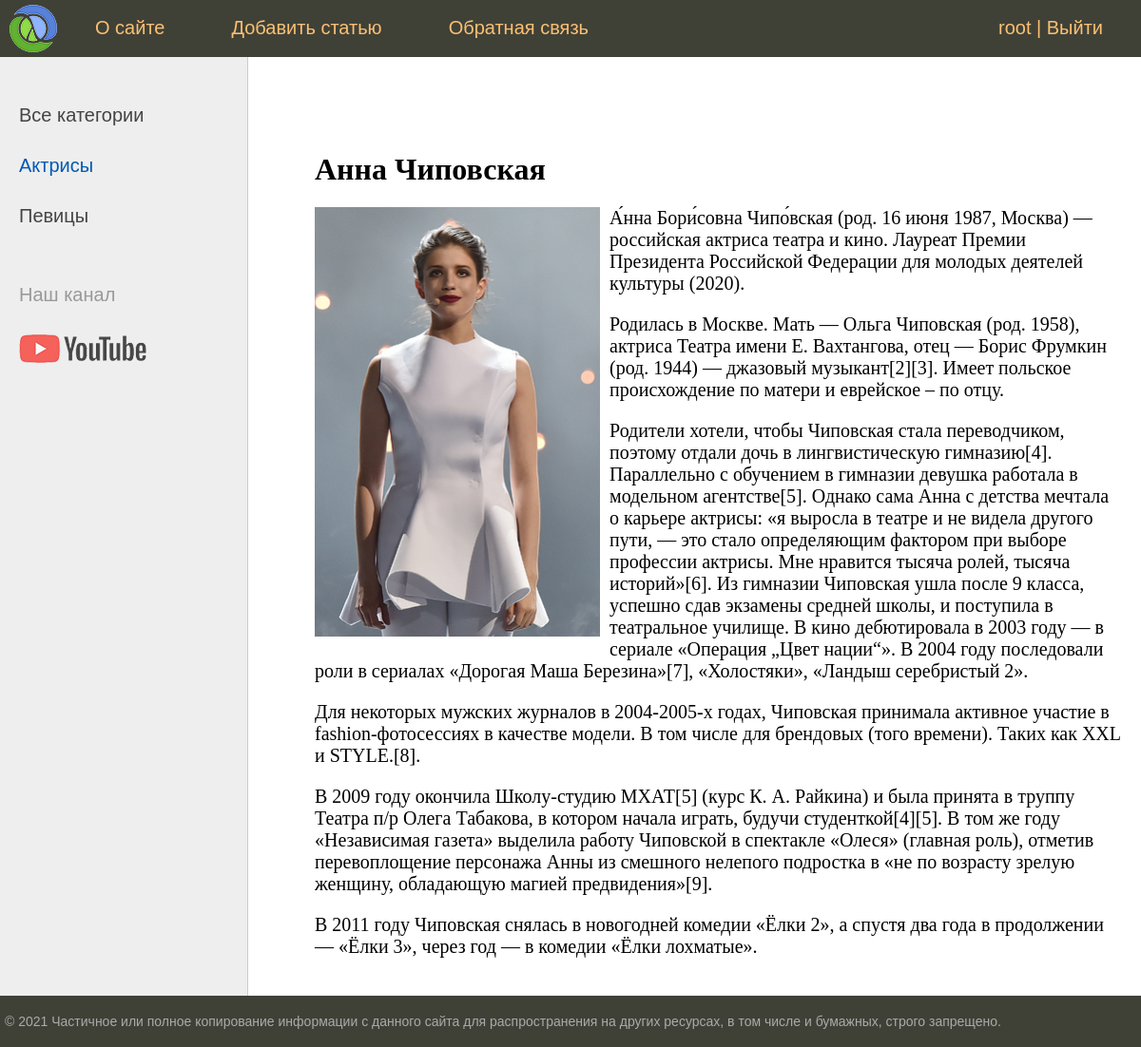
Page /post/anna-chipovskaya/ (signed in) on the committed database.
### women/models.py (models this page shows, shortened)
class Category(models.Model):
    name = models.CharField(max_length=100, db_index=True, verbose_name='Категория')
    slug = models.SlugField(max_length=255, unique=True, db_index=True, verbose_name='URL')
    def get_absolute_url(self):
        return reverse('category', kwargs={'cat_slug': self.slug})
    class Meta:
        verbose_name = 'Категория'
        verbose_name_plural = 'Категории'
        ordering = ['id']

class Women(models.Model):
    title = models.CharField(max_length=255, verbose_name='Заголовок')
    slug = models.SlugField(max_length=255, unique=True, db_index=True, verbose_name='URL')
    content = models.TextField(blank=True, verbose_name='Текст статьи')
    photo = models.ImageField(upload_to="photos/%Y/%m/%d/", verbose_name='Фото')
    time_create = models.DateTimeField(auto_now_add=True, verbose_name='Время создания')
    time_update = models.DateTimeField(auto_now=True, verbose_name='Время публикации')
    is_published = models.BooleanField(default=True, verbose_name='Публикация')
    cat = models.ForeignKey('Category', on_delete=models.PROTECT, verbose_name='Категория')
    def __str__(self):
        return self.title
    class Meta:
        verbose_name = 'Известные женщины'
        verbose_name_plural = 'Известные женщины'
        ordering = ['time_create', 'title']

### women/views.py (the view)
# urls.py: path('post/<slug:post_slug>/', ShowPost.as_view(), name='post'),
class ShowPost(DataMixin, DetailView):
    model = Women
    template_name = 'women/post.html'
    slug_url_kwarg = 'post_slug'
    context_object_name = 'post'
    def get_context_data(self, *, object_list=None, **kwargs):
        context = super().get_context_data(**kwargs)
        c_def = self.get_user_context(title=context['post'], cat_selected=context['post'].cat_id)
        return dict(list(context.items()) + list(c_def.items()))

### women/utils.py (called while the page is built)
    def get_user_context(self, **kwargs):
        context = kwargs
        cats = Category.objects.annotate(Count('women'))
        user_menu = menu.copy()
        if not self.request.user.is_authenticated:
            user_menu.pop(1)
        context['menu'] = user_menu
        context['cats'] = cats
        if 'cat_selected' not in context:
            context['cat_selected'] = 0
        return context

### women/templates/women/post.html
{% extends 'women/base.html' %}
{% block content %}
<h1>{{post.title}}</h1>
{% if post.photo %}
<p><img class="img-article-left" src="{{post.photo.url}}"></p>
{% endif %}
{{post.content|linebreaks}}
{% endblock %}

### women/templates/women/base.html (shortened to what this page needs)
{% load static %}
{% load women_tags %}
<!DOCTYPE html>
<html>
<head>
	<link type="text/css" href="{% static 'women/css/styles.css' %}" rel="stylesheet" />
</head>
<body>
<table class="table-page" border=0 cellpadding="0" cellspacing="0">
<tr><td valign=top>
{% block mainmenu %}
		<div class="header">
			<ul id="mainmenu" class="mainmenu">
			<li class="logo"><a href="{% url 'home' %}"><div class="logo"></div></a></li>
{% for m in menu %}
	<li><a href="{% url m.url_name %}">{{m.title}}</a></li>
{% endfor %}
				{% if request.user.is_authenticated %}
				<li class="last">{{ user.username }} | <a href="{% url 'logout' %}">Выйти</a></li>
				{% else %}
				<li class="last"><a href="{% url 'register' %}">Регистрация</a> | <a href="{% url 'login' %}">Войти</a> </li>
				{% endif %}
			</ul>
		</div>
{% endblock mainmenu %}
<table class="table-content" border=0 cellpadding="0" cellspacing="0">
<tr>
	{% load cache %}
	{% cache 60 sidebar %}
	<td valign="top" class="left-chapters">
	<ul id="leftchapters">
{% if cat_selected == 0 %}
		<li class="selected">Все категории</li>
{% else %}
		<li><a href="{% url 'home' %}">Все категории</a></li>
{% endif %}
		{% for c in cats %}
		{% if c.women__count > 0 %}
			{% if c.pk == cat_selected %}
				<li class="selected">{{c.name}}</li>
			{% else %}
				<li><a href="{{ c.get_absolute_url }}">{{ c.name }}</a></li>
			{% endif %}
		{% endif %}
		{% endfor %}
		{% endcache %}
		<li class="share">
		<p>Наш канал</p>
		<a class="share-yt" href="https://www.youtube.com/channel/UClJzWfGWuGJL2t-3dYKcHTA/playlists" target="_blank" rel="nofollow"></a>
		</li>
	</ul>
</td>
<td valign="top" class="content">
	<div class="content-text">
{% block content %}
{% endblock %}
	</div>
</td></tr></table>
</td></tr>
<tr><td valign=top>
	<div id="footer">
		<p>&copy; 2021 Частичное или полное копирование информации с данного сайта для распространения на других ресурсах, в том числе и бумажных, строго запрещено.</p>
	</div>
</td></tr></table>
</body>
</html>

### women/static/women/css/styles.css (style rules this page uses)
html, body { font-family: 'Arial'; margin: 0; padding: 0; height: 100%; width: 100%; color: #444; }
a { color: #0059b2; text-decoration: none; }
img { max-width: 600px; height: auto; }
img.img-article-left { max-width: 300px; height: auto; float: left; padding: 0 10px 10px 0; }
.table-page { width: 100%; height: 100%; vertical-align: top; }
.table-page tr { height: 100%; }
.header { background: #3F4137; height: 60px; }
.logo { background: url('../images/logo.png') no-repeat 10px 5px; width: 70px; height: 60px; }
ul.mainmenu { list-style: none; margin: 0; padding: 0; height: 60px; color: #fdc073; font-size: 20px; overflow: hidden; }
ul.mainmenu li { float: left; margin: 18px 40px 0 30px; }
ul.mainmenu li.logo { margin: 0; }
ul.mainmenu li.last { float: right; }
ul.mainmenu li a { color: #fdc073; text-decoration: none; }
.table-content { width: 100%; min-height: 100%; height: 100%; }
.left-chapters { margin: 0; background: #eee; border-right: 1px solid #ccc; min-height: 100%; }
.left-chapters ul { width: 230px; min-height: 100%; margin: 0; padding: 20px 10px 10px 20px; list-style: none; font-size: 20px; }
.left-chapters ul li { margin: 30px 0 0 0; color: #999; }
.left-chapters ul li.selected { color: #0059b2; }
.left-chapters ul li a { color: #444; text-decoration: none; }
.left-chapters ul li.share { margin: 60px 0 0 0; }
.left-chapters ul li.share p { margin: 30px 0 30px 0; }
.left-chapters ul li.share a { display: inline-block; width: 40px; height: 40px; margin: 0 20px 0 0; }
.left-chapters ul li.share a.share-yt { width: 100%; height: 30px; background: url('../images/share_yt.png') no-repeat 0 0 }
.content { padding: 40px 20px 20px 40px; width: 100%; box-sizing: border-box; }
.content-text { margin: 60px 0 0 30px; color: #000; font-size: 20px; font-family: Yandex Sans Display Light; }
.content-text h1 { font-size: 32px; }
#footer { box-sizing: border-box; background: #3F4137; padding: 5px; color: #aaa; font-size: 14px; font-family: Verdana, Geneva, Arial, Helvetica; text-align: left; overflow: hidden; }

### rows in the picture
Category: name "Актрисы"
Category: name "Певицы"
Women: title "Анна Чиповская", photo (picture), content "А́нна Бори́совна Чипо́вская (род. 16 июня 1987, Москва) — российская актриса театра и кино. Лауреат Премии Президента Российской Федерации для молодых деятелей культуры (2020). Родилась в Москве. Мать — Ольга Чиповская (род. 1958), актриса Театра имени Е. Вахтангова, отец — Борис Фрумкин (род. 1944) — джазовый музыкант[2][3]. Имеет польское происхождение по матери и еврейское – по отцу. Родители хотели, чтобы Чиповская стала переводчиком, поэтому отдали дочь в лингвистическую гимназию[4]. Параллельно с обучением в гимназии девушка работала в модельном агентстве[5]. Однако сама Анна с детства мечтала о карьере актрисы: «я выросла в театре и не видела другого пути, — это стало определяющим…"

### other values in the picture
{{ m.title }} "О сайте" "Добавить статью" "Обратная связь"
{{ user.username }} "root"
